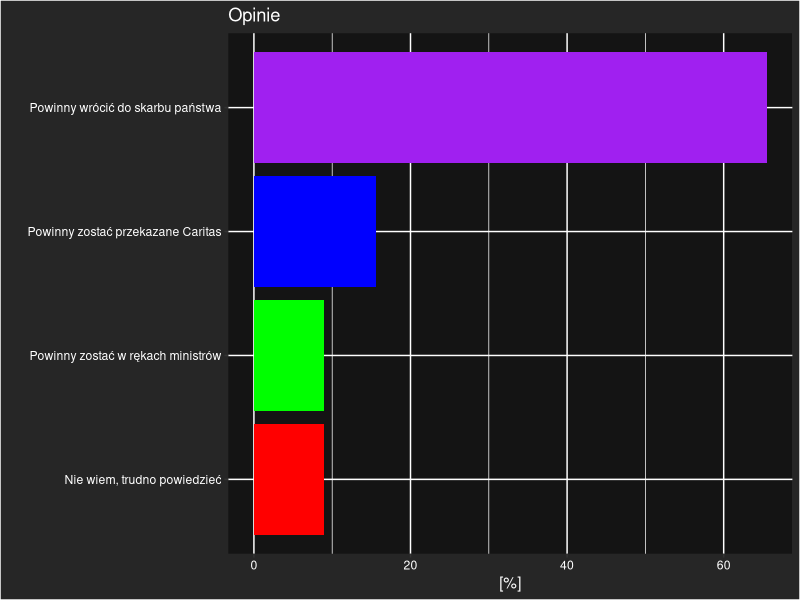

The R source for this figure:
## ---- chunk 1
knitr::opts_chunk$set(echo = TRUE)
library(ggplot2)
library(RColorBrewer)
## ---- chunk 2
df <- data.frame(
  opinia = c("Powinny wrócić do skarbu państwa", "Powinny zostać przekazane Caritas", "Powinny zostać w rękach ministrów", "Nie wiem, trudno powiedzieć"),
  procent = c(65.5, 15.6, 9, 9)
)

df$opinia <- factor(df$opinia, levels = rev(df$opinia))

ggplot(data = df, aes(x = opinia, y = procent, label = opinia)) + geom_col(show.legend = FALSE, fill = c('purple', 'blue', 'green', 'red')) + coord_flip() + xlab("") + ylab("[%]") + 
  theme(title = element_text(color = 'white'), panel.background = element_rect(fill = 'gray8'), plot.background = element_rect("gray15"), axis.text = element_text(color = 'white')) +
  ggtitle("Opinie")
